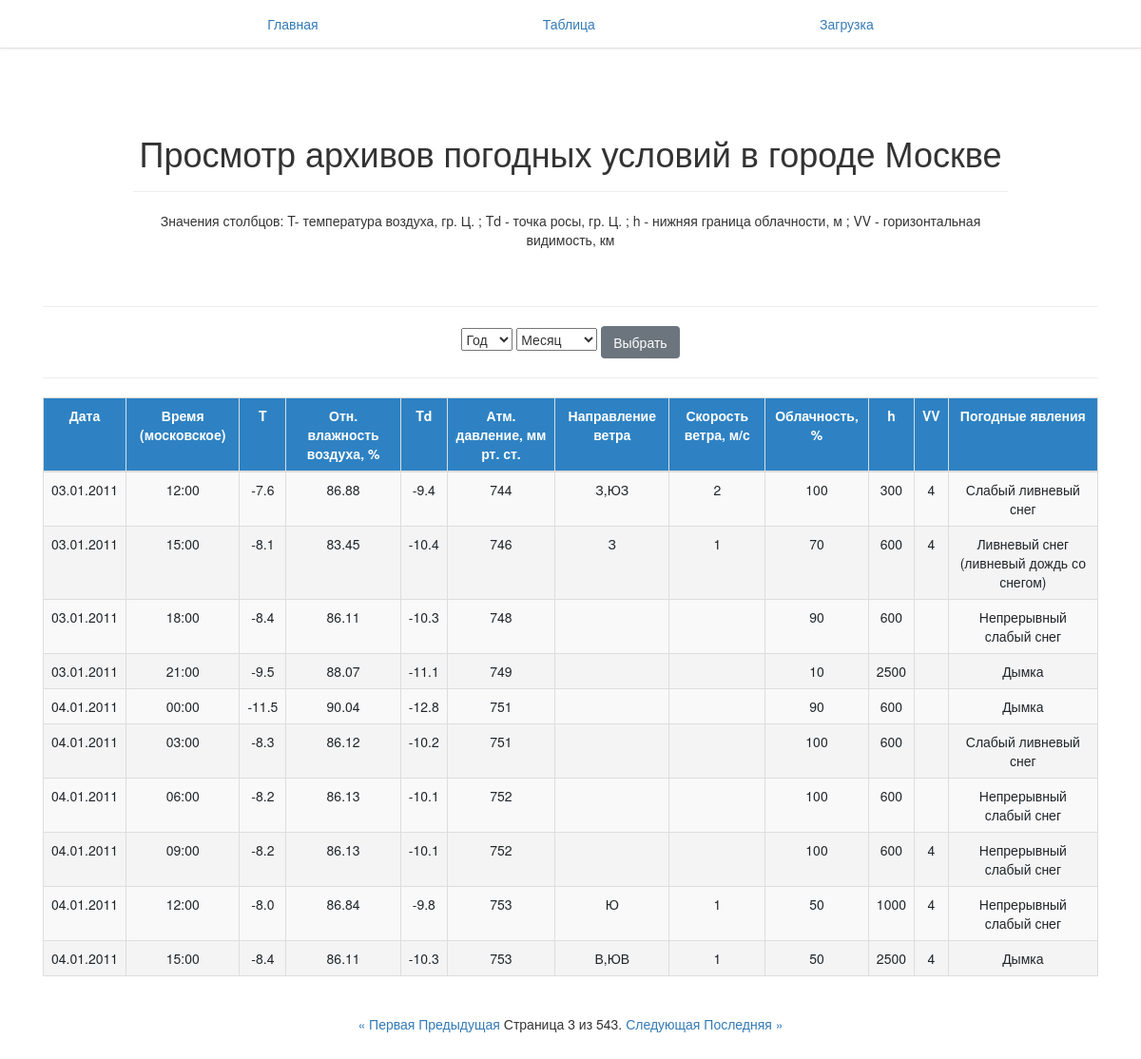
The page /table/?page=3& on the database its author committed.
### weather/models.py (models this page shows, shortened)
class WeatherTable(models.Model):
    date_time = models.DateTimeField()
    t = models.DecimalField(max_digits=6,decimal_places=1)
    ran = models.DecimalField(max_digits=6,decimal_places=2)
    td = models.DecimalField(max_digits=6,decimal_places=1)
    atm_pres = models.IntegerField()
    wind_dir = models.TextField(blank=True, null=True)
    wind_speed = models.TextField(blank=True, null=True)
    cloudiness = models.TextField(blank=True, null=True)
    h = models.TextField(blank=True, null=True)
    vv = models.TextField(blank=True, null=True)
    wconditions = models.TextField(blank=True, null=True)

### weather/views.py (the view)
# urls.py: path('table/', views.table, name='table'),
def table(request):
    data = WeatherTable.objects.all().order_by('date_time')
    global year, month
    answer_year = request.GET.get('Year')
    answer_month = request.GET.get('Month')
    if answer_year != None:
        if answer_month!=None:
            for i in range(12):
                if month_choice[i] == request.GET.get('Month'):
                    answer_month = i+1
                    break
            queryset = WeatherTable.objects.filter(
                                                    Q(date_time__year=answer_year),
                                                    Q(date_time__month=answer_month)
                                                    ).order_by('date_time')
        else:
            queryset = WeatherTable.objects.filter(date_time__year=answer_year).order_by('date_time')
    else:
        queryset = data
    paginator = Paginator(queryset, 10)
    page = request.GET.get('page',1)
    try:
        strs = paginator.page(page)
    except PageNotAnInteger:
        strs = paginator.page(1)
    except EmptyPage:
        strs = paginator.page(paginator.num_pages)
    context = {
        'Year': year_choice,
        'Month': month_choice,
        'strs': strs,
    }
    return render(request, 'weather/table.html', context)

### weather/templatetags/weather_extras.py (called while the page is built)
@register.simple_tag
def my_url(value, field_name, urlencode=None):
    url = '?{}={}'.format(field_name,value)
    if urlencode:
        querystring = urlencode.split('&')
        filtered_querystring = filter(lambda p: p.split('=')[0]!=field_name, querystring)
        encoded_querystring = '&'.join(filtered_querystring)
        url = '{}&{}'.format(url, encoded_querystring)
    return url

### weather/templates/weather/table.html (shortened to what this page needs)
{% extends 'weather/base.html' %}
{% block content%}
	{% load weather_extras %}
	<div class="row py-lg-5">
		<div class="col-lg-10 col-md-8 mx-auto">
			<h1 class="fw-light">Просмотр архивов погодных условий в городе Москве</h1>
			<hr>
			<p>Значения столбцов: T- температура воздуха, гр. Ц. ; Td - точка росы, гр. Ц. ; h - нижняя граница облачности, м ; VV - горизонтальная видимость, км</p>
		</div>
	</div>
	<hr>
	<form action="{% url 'table' %}" method="get">
		<select name="Year">
			<option selected="selected" disabled>Год</option>
		</select>
		<select name="Month">
			<option selected="selected" disabled>Месяц</option>
		</select>
		<button type="submit" class="btn btn-secondary">Выбрать</button>
	</form>
	<hr>
	<table class="table table-striped table-bordered">
		<thead>
			<tr>
				<td>Дата</td>
				<td>Время (московское)</td>
				<td>T</td>
				<td>Отн. влажность воздуха, %</td>
				<td>Td</td>
				<td>Атм. давление, мм рт. ст.</td>
				<td>Направление ветра</td>
				<td>Скорость ветра, м/с</td>
				<td>Облачность, %</td>
				<td>h</td>
				<td>VV</td>
				<td>Погодные явления</td>
			</tr>
		</thead>
		<tbody>
			{% for d in strs%}
				<tr>
					<td>{{d.date_time|date:"d.m.Y"}}</td>
					<td>{{d.date_time|date:"H:i"}}</td>
					<td>{{d.t}}</td>
					<td>{{d.ran}}</td>
					<td>{{d.td}}</td>
					<td>{{d.atm_pres}}</td>
					<td>{{d.wind_dir}}</td>
					<td>{{d.wind_speed}}</td>
					<td>{{d.cloudiness}}</td>
					<td>{{d.h}}</td>
					<td>{{d.vv}}</td>
					{% if d.wconditions%}
						<td>{{d.wconditions}}</td>
					{% else %}
						<td></td>
					{% endif %}
				</tr>
			{% endfor %}
		</tbody>
	</table>
	<div class="pagination">
		<span class="step-links">
			{% if strs.has_previous %}
				<a href="{% my_url 1 'page' request.GET.urlencode %}">&laquo; Первая</a>
				<a href="{% my_url strs.previous_page_number 'page' request.GET.urlencode %}">Предыдущая</a>
			{% endif %}
			<span class="">
				Страница {{ strs.number }} из {{ strs.paginator.num_pages }}.
			</span>
			{% if strs.has_next %}
				<a href="{% my_url strs.next_page_number 'page' request.GET.urlencode %}">Следующая</a>
				<a href="{% my_url strs.paginator.num_pages 'page' request.GET.urlencode %}">Последняя &raquo;</a>
			{% endif %}
		</span>
	</div>
{% endblock %}

### rows shown on the page
WeatherTable: date_time "03.01.2011", date_time "12:00", t "-7.6", ran "86.88", td "-9.4", atm_pres "744", wind_dir "З,ЮЗ", wind_speed "2", cloudiness "100", h "300", vv "4", wconditions "Слабый ливневый снег"
WeatherTable: date_time "03.01.2011", date_time "15:00", t "-8.1", ran "83.45", td "-10.4", atm_pres "746", wind_dir "З", wind_speed "1", cloudiness "70", h "600", vv "4", wconditions "Ливневый снег (ливневый дождь со снегом)"
WeatherTable: date_time "03.01.2011", date_time "18:00", t "-8.4", ran "86.11", td "-10.3", atm_pres "748", cloudiness "90", h "600", wconditions "Непрерывный слабый снег"
WeatherTable: date_time "03.01.2011", date_time "21:00", t "-9.5", ran "88.07", td "-11.1", atm_pres "749", cloudiness "10", h "2500", wconditions "Дымка"
WeatherTable: date_time "04.01.2011", date_time "00:00", t "-11.5", ran "90.04", td "-12.8", atm_pres "751", cloudiness "90", h "600", wconditions "Дымка"
WeatherTable: date_time "04.01.2011", date_time "03:00", t "-8.3", ran "86.12", td "-10.2", atm_pres "751", cloudiness "100", h "600", wconditions "Слабый ливневый снег"
WeatherTable: date_time "04.01.2011", date_time "06:00", t "-8.2", ran "86.13", td "-10.1", atm_pres "752", cloudiness "100", h "600", wconditions "Непрерывный слабый снег"
WeatherTable: date_time "04.01.2011", date_time "09:00", t "-8.2", ran "86.13", td "-10.1", atm_pres "752", cloudiness "100", h "600", vv "4", wconditions "Непрерывный слабый снег"
WeatherTable: date_time "04.01.2011", date_time "12:00", t "-8.0", ran "86.84", td "-9.8", atm_pres "753", wind_dir "Ю", wind_speed "1", cloudiness "50", h "1000", vv "4", wconditions "Непрерывный слабый снег"
WeatherTable: date_time "04.01.2011", date_time "15:00", t "-8.4", ran "86.11", td "-10.3", atm_pres "753", wind_dir "В,ЮВ", wind_speed "1", cloudiness "50", h "2500", vv "4", wconditions "Дымка"

### other values the page prints
{{ strs.number }} "3"
{{ strs.paginator.num_pages }} "543"
